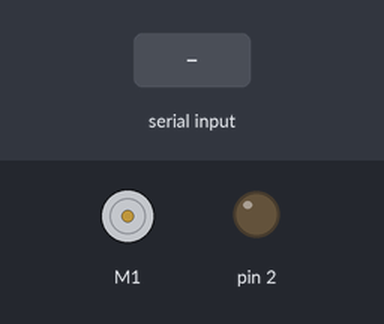
Bench run of a sketch on a simulated Arduino Uno, built with avr-gcc and run on an emulated ATmega328P. Shown: DC motor (green arrow = forward, orange = backward, longer = faster), output pins drawn as LEDs (lit = HIGH). The inputs (shaded band) are chosen by the test bench.

Above: at 1.2 s.
1.3 s: "w" received over Serial
At 2.6 s:
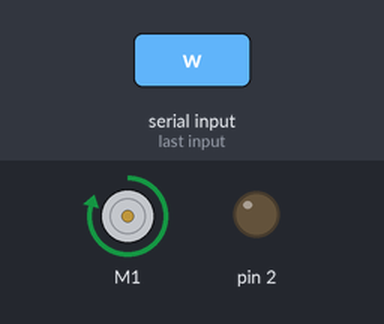
3.1 s: "s" received over Serial
At 4.2 s:
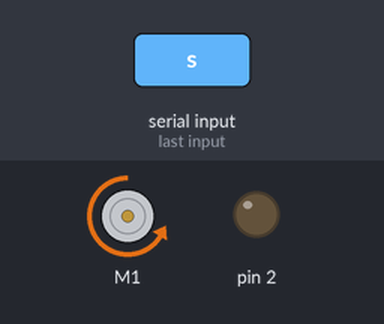
5.2 s: "a" received over Serial
At 6.9 s:
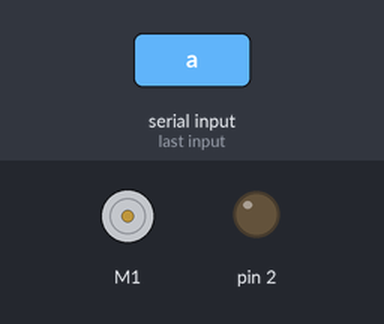
Timing chart, 0 to 8.4 s (numbered marks = the images above; inputs shaded):
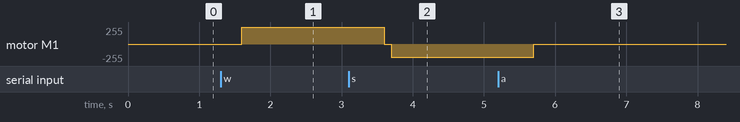

Measured:
- after the input at 1.3 s, motor M1: stopped → forward 250/255 after 0.30 s
- after the input at 3.1 s, motor M1: forward 250/255 → stopped after 0.50 s, → backward 200/255 0.10 s later
- after the input at 5.2 s, motor M1: backward 200/255 → stopped after 0.50 s

The sketch:

sketch_jun14a.ino
```cpp
#include <AFMotor.h>

AF_DCMotor motor(1, MOTOR12_64KHZ);

void setup() {
  // put your setup code here, to run once:
  Serial.begin(9600);

  pinMode( 2, OUTPUT );
}

void loop() {
  // put your main code here, to run repeatedly:
  char key = Serial.read();
  if (key == 'w') {
    motor.run(RELEASE);
    delay(100);
    motor.run(FORWARD);
    motor.setSpeed(250);
  }
  else if (key == 's') {
    motor.run(RELEASE);
    delay(100);
    motor.run(BACKWARD);
    motor.setSpeed(200);
  }
  else if (key == 'a' || key == 'd') {
    motor.run(RELEASE);
  }

  delay(500);
}
```
